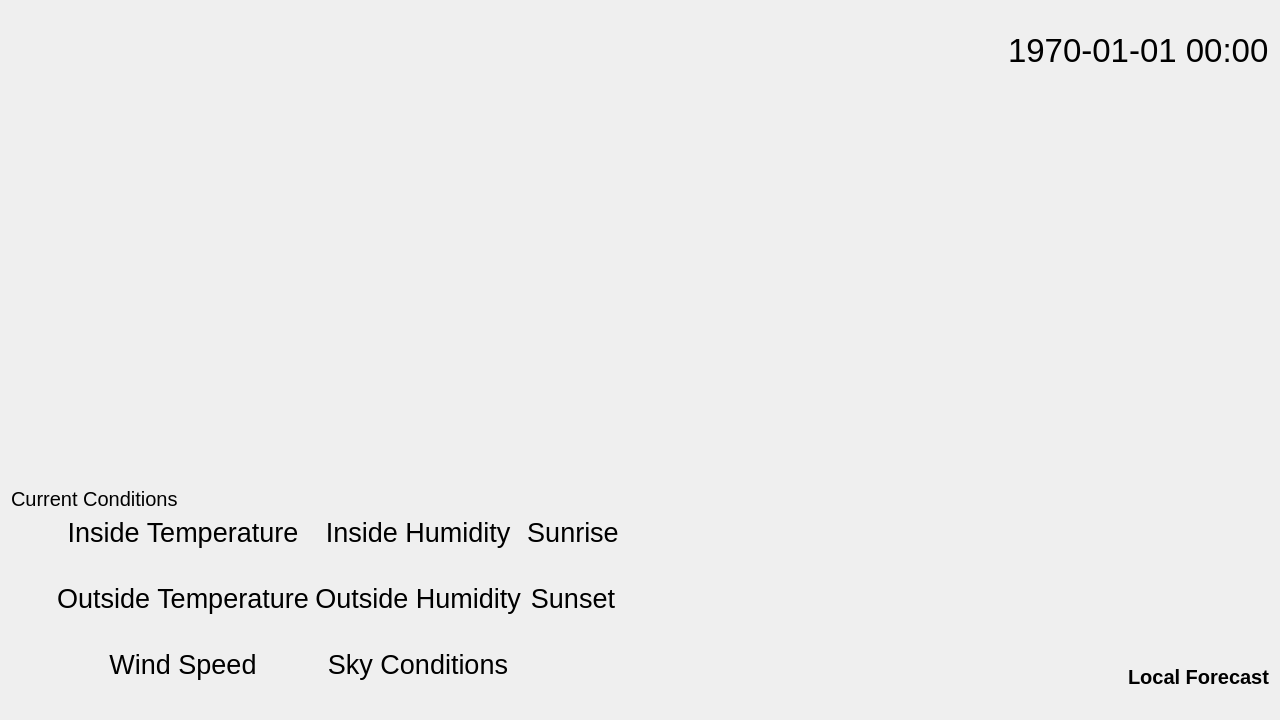
<?xml version="1.0" encoding="UTF-8"?>
<ui version="4.0">
 <class>MirrorFrame</class>
 <widget class="QFrame" name="MirrorFrame">
  <property name="geometry">
   <rect>
    <x>0</x>
    <y>0</y>
    <width>1280</width>
    <height>720</height>
   </rect>
  </property>
  <layout class="QVBoxLayout" name="verticalLayout">
   <item>
    <layout class="QHBoxLayout" name="topHorizontalLayout">
     <item>
      <spacer name="horizontalSpacer_2">
       <property name="orientation">
        <enum>Qt::Horizontal</enum>
       </property>
       <property name="sizeHint" stdset="0">
        <size>
         <width>40</width>
         <height>20</height>
        </size>
       </property>
      </spacer>
     </item>
     <item>
      <layout class="QVBoxLayout" name="verticalLayout_3">
       <item>
        <widget class="QLabel" name="versionLabel">
         <property name="font">
          <font>
           <pointsize>10</pointsize>
           <weight>50</weight>
           <bold>false</bold>
          </font>
         </property>
         <property name="text">
          <string/>
         </property>
         <property name="alignment">
          <set>Qt::AlignRight|Qt::AlignTrailing|Qt::AlignVCenter</set>
         </property>
        </widget>
       </item>
       <item>
        <widget class="QLabel" name="clockLabel">
         <property name="font">
          <font>
           <pointsize>25</pointsize>
          </font>
         </property>
         <property name="text">
          <string>1970-01-01 00:00</string>
         </property>
        </widget>
       </item>
       <item>
        <spacer name="verticalSpacer_4">
         <property name="orientation">
          <enum>Qt::Vertical</enum>
         </property>
         <property name="sizeHint" stdset="0">
          <size>
           <width>20</width>
           <height>40</height>
          </size>
         </property>
        </spacer>
       </item>
      </layout>
     </item>
    </layout>
   </item>
   <item>
    <spacer name="verticalSpacer">
     <property name="orientation">
      <enum>Qt::Vertical</enum>
     </property>
     <property name="sizeHint" stdset="0">
      <size>
       <width>20</width>
       <height>496</height>
      </size>
     </property>
    </spacer>
   </item>
   <item>
    <layout class="QHBoxLayout" name="horizontalLayout_3">
     <item>
      <widget class="QWidget" name="conditionsWidget" native="true">
       <property name="font">
        <font>
         <pointsize>20</pointsize>
        </font>
       </property>
       <layout class="QGridLayout" name="gridLayout">
        <property name="leftMargin">
         <number>0</number>
        </property>
        <property name="topMargin">
         <number>0</number>
        </property>
        <property name="rightMargin">
         <number>0</number>
        </property>
        <property name="bottomMargin">
         <number>0</number>
        </property>
        <item row="4" column="0" rowspan="3">
         <spacer name="conditionsIndentation">
          <property name="orientation">
           <enum>Qt::Horizontal</enum>
          </property>
          <property name="sizeType">
           <enum>QSizePolicy::Maximum</enum>
          </property>
          <property name="sizeHint" stdset="0">
           <size>
            <width>40</width>
            <height>20</height>
           </size>
          </property>
         </spacer>
        </item>
        <item row="4" column="2">
         <layout class="QVBoxLayout" name="localHumidityLayout">
          <item>
           <widget class="QLabel" name="localHumidityLabel">
            <property name="text">
             <string>Inside Humidity</string>
            </property>
            <property name="alignment">
             <set>Qt::AlignBottom|Qt::AlignHCenter</set>
            </property>
           </widget>
          </item>
          <item>
           <widget class="QLabel" name="localHumidity">
            <property name="font">
             <font>
              <pointsize>15</pointsize>
              <weight>50</weight>
              <bold>false</bold>
             </font>
            </property>
            <property name="text">
             <string/>
            </property>
            <property name="alignment">
             <set>Qt::AlignHCenter|Qt::AlignTop</set>
            </property>
           </widget>
          </item>
         </layout>
        </item>
        <item row="2" column="0" colspan="4">
         <widget class="QLabel" name="currentLabel">
          <property name="font">
           <font>
            <pointsize>15</pointsize>
           </font>
          </property>
          <property name="text">
           <string>Current Conditions</string>
          </property>
         </widget>
        </item>
        <item row="6" column="3">
         <widget class="QLabel" name="currentIcon">
          <property name="text">
           <string/>
          </property>
          <property name="alignment">
           <set>Qt::AlignCenter</set>
          </property>
         </widget>
        </item>
        <item row="1" column="0" colspan="4">
         <spacer name="verticalSpacer_3">
          <property name="orientation">
           <enum>Qt::Vertical</enum>
          </property>
          <property name="sizeHint" stdset="0">
           <size>
            <width>20</width>
            <height>40</height>
           </size>
          </property>
         </spacer>
        </item>
        <item row="4" column="3">
         <layout class="QVBoxLayout" name="sunriseLayout">
          <item>
           <widget class="QLabel" name="sunriseLabel">
            <property name="text">
             <string>Sunrise</string>
            </property>
            <property name="alignment">
             <set>Qt::AlignBottom|Qt::AlignHCenter</set>
            </property>
           </widget>
          </item>
          <item>
           <widget class="QLabel" name="sunrise">
            <property name="font">
             <font>
              <pointsize>15</pointsize>
              <weight>50</weight>
              <bold>false</bold>
             </font>
            </property>
            <property name="text">
             <string/>
            </property>
            <property name="alignment">
             <set>Qt::AlignHCenter|Qt::AlignTop</set>
            </property>
           </widget>
          </item>
         </layout>
        </item>
        <item row="5" column="2">
         <layout class="QVBoxLayout" name="currentHumidityLayout">
          <item>
           <widget class="QLabel" name="currentHumidityLabel">
            <property name="text">
             <string>Outside Humidity</string>
            </property>
            <property name="alignment">
             <set>Qt::AlignBottom|Qt::AlignHCenter</set>
            </property>
           </widget>
          </item>
          <item>
           <widget class="QLabel" name="currentHumidity">
            <property name="font">
             <font>
              <pointsize>15</pointsize>
              <weight>50</weight>
              <bold>false</bold>
             </font>
            </property>
            <property name="text">
             <string/>
            </property>
            <property name="alignment">
             <set>Qt::AlignHCenter|Qt::AlignTop</set>
            </property>
           </widget>
          </item>
         </layout>
        </item>
        <item row="5" column="3">
         <layout class="QVBoxLayout" name="sunsetLayout">
          <item>
           <widget class="QLabel" name="sunsetLabel">
            <property name="font">
             <font>
              <pointsize>20</pointsize>
             </font>
            </property>
            <property name="text">
             <string>Sunset</string>
            </property>
            <property name="alignment">
             <set>Qt::AlignBottom|Qt::AlignHCenter</set>
            </property>
           </widget>
          </item>
          <item>
           <widget class="QLabel" name="sunset">
            <property name="font">
             <font>
              <pointsize>15</pointsize>
              <weight>50</weight>
              <bold>false</bold>
             </font>
            </property>
            <property name="text">
             <string/>
            </property>
            <property name="alignment">
             <set>Qt::AlignHCenter|Qt::AlignTop</set>
            </property>
           </widget>
          </item>
         </layout>
        </item>
        <item row="6" column="2">
         <layout class="QVBoxLayout" name="currentSkyLayout">
          <item>
           <widget class="QLabel" name="currentSkyLabel">
            <property name="text">
             <string>Sky Conditions</string>
            </property>
            <property name="alignment">
             <set>Qt::AlignBottom|Qt::AlignHCenter</set>
            </property>
           </widget>
          </item>
          <item>
           <widget class="QLabel" name="currentSky">
            <property name="font">
             <font>
              <pointsize>15</pointsize>
              <weight>50</weight>
              <bold>false</bold>
             </font>
            </property>
            <property name="text">
             <string/>
            </property>
            <property name="alignment">
             <set>Qt::AlignHCenter|Qt::AlignTop</set>
            </property>
           </widget>
          </item>
         </layout>
        </item>
        <item row="6" column="1">
         <layout class="QVBoxLayout" name="currentWindLayout">
          <item>
           <widget class="QLabel" name="currentWindLabel">
            <property name="text">
             <string>Wind Speed</string>
            </property>
            <property name="alignment">
             <set>Qt::AlignBottom|Qt::AlignHCenter</set>
            </property>
           </widget>
          </item>
          <item>
           <widget class="QLabel" name="currentWind">
            <property name="font">
             <font>
              <pointsize>15</pointsize>
              <weight>50</weight>
              <bold>false</bold>
             </font>
            </property>
            <property name="text">
             <string/>
            </property>
            <property name="alignment">
             <set>Qt::AlignHCenter|Qt::AlignTop</set>
            </property>
           </widget>
          </item>
         </layout>
        </item>
        <item row="5" column="1">
         <layout class="QVBoxLayout" name="currentTempLayout">
          <item>
           <widget class="QLabel" name="currentTempLabel">
            <property name="text">
             <string>Outside Temperature</string>
            </property>
            <property name="alignment">
             <set>Qt::AlignBottom|Qt::AlignHCenter</set>
            </property>
           </widget>
          </item>
          <item>
           <widget class="QLabel" name="currentTemp">
            <property name="font">
             <font>
              <pointsize>15</pointsize>
              <weight>50</weight>
              <bold>false</bold>
             </font>
            </property>
            <property name="text">
             <string/>
            </property>
            <property name="alignment">
             <set>Qt::AlignHCenter|Qt::AlignTop</set>
            </property>
           </widget>
          </item>
         </layout>
        </item>
        <item row="4" column="1">
         <layout class="QVBoxLayout" name="localTempLayout">
          <item>
           <widget class="QLabel" name="localTempLabel">
            <property name="text">
             <string>Inside Temperature</string>
            </property>
            <property name="alignment">
             <set>Qt::AlignBottom|Qt::AlignHCenter</set>
            </property>
           </widget>
          </item>
          <item>
           <widget class="QLabel" name="localTemp">
            <property name="font">
             <font>
              <pointsize>15</pointsize>
              <weight>50</weight>
              <bold>false</bold>
             </font>
            </property>
            <property name="text">
             <string/>
            </property>
            <property name="alignment">
             <set>Qt::AlignHCenter|Qt::AlignTop</set>
            </property>
           </widget>
          </item>
         </layout>
        </item>
       </layout>
      </widget>
     </item>
     <item>
      <spacer name="horizontalSpacer_3">
       <property name="orientation">
        <enum>Qt::Horizontal</enum>
       </property>
       <property name="sizeHint" stdset="0">
        <size>
         <width>40</width>
         <height>20</height>
        </size>
       </property>
      </spacer>
     </item>
     <item>
      <widget class="QWidget" name="forecastWidget" native="true">
       <layout class="QVBoxLayout" name="verticalLayout_2">
        <property name="leftMargin">
         <number>0</number>
        </property>
        <property name="topMargin">
         <number>0</number>
        </property>
        <property name="rightMargin">
         <number>0</number>
        </property>
        <property name="bottomMargin">
         <number>0</number>
        </property>
        <item>
         <spacer name="verticalSpacer_2">
          <property name="orientation">
           <enum>Qt::Vertical</enum>
          </property>
          <property name="sizeHint" stdset="0">
           <size>
            <width>20</width>
            <height>40</height>
           </size>
          </property>
         </spacer>
        </item>
        <item>
         <widget class="QLabel" name="forecastLabel">
          <property name="font">
           <font>
            <pointsize>15</pointsize>
            <weight>75</weight>
            <bold>true</bold>
           </font>
          </property>
          <property name="text">
           <string>Local Forecast</string>
          </property>
         </widget>
        </item>
        <item>
         <layout class="QHBoxLayout" name="horizontalLayout_2">
          <item>
           <spacer name="forecastIndentation">
            <property name="orientation">
             <enum>Qt::Horizontal</enum>
            </property>
            <property name="sizeType">
             <enum>QSizePolicy::Maximum</enum>
            </property>
            <property name="sizeHint" stdset="0">
             <size>
              <width>40</width>
              <height>20</height>
             </size>
            </property>
           </spacer>
          </item>
          <item>
           <layout class="QGridLayout" name="forecastLayout"/>
          </item>
         </layout>
        </item>
       </layout>
      </widget>
     </item>
    </layout>
   </item>
  </layout>
 </widget>
 <resources/>
 <connections/>
</ui>
